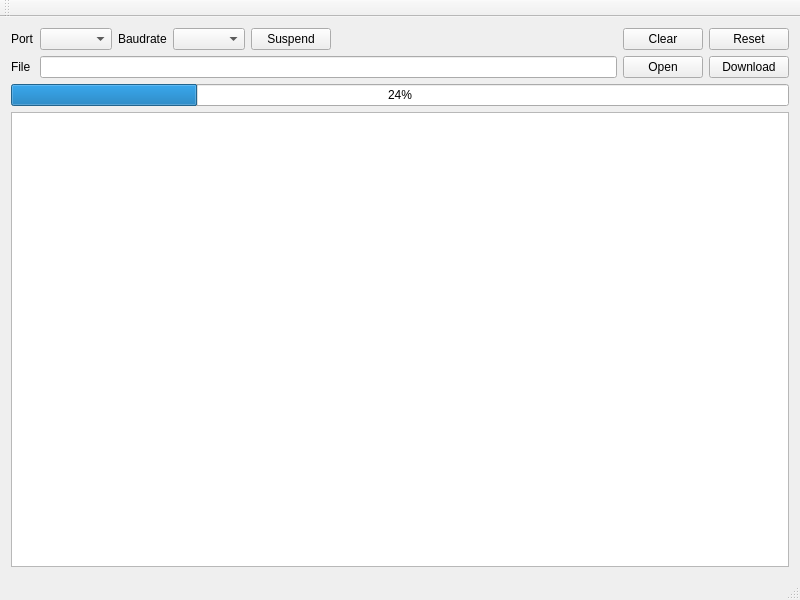
<?xml version="1.0" encoding="UTF-8"?>
<ui version="4.0">
 <class>MainWindow</class>
 <widget class="QMainWindow" name="MainWindow">
  <property name="geometry">
   <rect>
    <x>0</x>
    <y>0</y>
    <width>800</width>
    <height>600</height>
   </rect>
  </property>
  <property name="windowTitle">
   <string>STM32Bootloader</string>
  </property>
  <widget class="QWidget" name="centralWidget">
   <layout class="QVBoxLayout" name="verticalLayout">
    <item>
     <layout class="QGridLayout" name="gridLayout">
      <item row="1" column="6">
       <widget class="QPushButton" name="openPushButton">
        <property name="text">
         <string>Open</string>
        </property>
       </widget>
      </item>
      <item row="0" column="6">
       <widget class="QPushButton" name="clearPushButton">
        <property name="text">
         <string>Clear</string>
        </property>
       </widget>
      </item>
      <item row="1" column="1" colspan="5">
       <widget class="QLineEdit" name="binLineEdit">
        <property name="readOnly">
         <bool>true</bool>
        </property>
       </widget>
      </item>
      <item row="1" column="0">
       <widget class="QLabel" name="label_3">
        <property name="text">
         <string>File</string>
        </property>
       </widget>
      </item>
      <item row="0" column="5">
       <spacer name="horizontalSpacer">
        <property name="orientation">
         <enum>Qt::Horizontal</enum>
        </property>
        <property name="sizeHint" stdset="0">
         <size>
          <width>40</width>
          <height>20</height>
         </size>
        </property>
       </spacer>
      </item>
      <item row="1" column="7">
       <widget class="QPushButton" name="loadPushButton">
        <property name="text">
         <string>Download</string>
        </property>
       </widget>
      </item>
      <item row="0" column="3">
       <widget class="QComboBox" name="baudrateComboBox"/>
      </item>
      <item row="0" column="2">
       <widget class="QLabel" name="label_2">
        <property name="text">
         <string>Baudrate</string>
        </property>
       </widget>
      </item>
      <item row="0" column="7">
       <widget class="QPushButton" name="resetPushButton">
        <property name="text">
         <string>Reset</string>
        </property>
       </widget>
      </item>
      <item row="0" column="1">
       <widget class="QComboBox" name="portComboBox"/>
      </item>
      <item row="0" column="0">
       <widget class="QLabel" name="label">
        <property name="text">
         <string>Port</string>
        </property>
       </widget>
      </item>
      <item row="0" column="4">
       <widget class="QPushButton" name="suspendPushButton">
        <property name="text">
         <string>Suspend</string>
        </property>
       </widget>
      </item>
     </layout>
    </item>
    <item>
     <widget class="QProgressBar" name="progressBar">
      <property name="value">
       <number>24</number>
      </property>
     </widget>
    </item>
    <item>
     <widget class="ConsoleScreen" name="textEdit">
      <property name="readOnly">
       <bool>true</bool>
      </property>
     </widget>
    </item>
   </layout>
  </widget>
  <widget class="QMenuBar" name="menuBar">
   <property name="geometry">
    <rect>
     <x>0</x>
     <y>0</y>
     <width>800</width>
     <height>18</height>
    </rect>
   </property>
  </widget>
  <widget class="QToolBar" name="mainToolBar">
   <attribute name="toolBarArea">
    <enum>TopToolBarArea</enum>
   </attribute>
   <attribute name="toolBarBreak">
    <bool>false</bool>
   </attribute>
  </widget>
  <widget class="QStatusBar" name="statusBar"/>
 </widget>
 <layoutdefault spacing="6" margin="11"/>
 <customwidgets>
  <customwidget>
   <class>ConsoleScreen</class>
   <extends>QPlainTextEdit</extends>
   <header>consolescreen.h</header>
  </customwidget>
 </customwidgets>
 <resources/>
 <connections>
  <connection>
   <sender>clearPushButton</sender>
   <signal>clicked()</signal>
   <receiver>textEdit</receiver>
   <slot>clear()</slot>
   <hints>
    <hint type="sourcelabel">
     <x>671</x>
     <y>53</y>
    </hint>
    <hint type="destinationlabel">
     <x>399</x>
     <y>350</y>
    </hint>
   </hints>
  </connection>
 </connections>
</ui>
